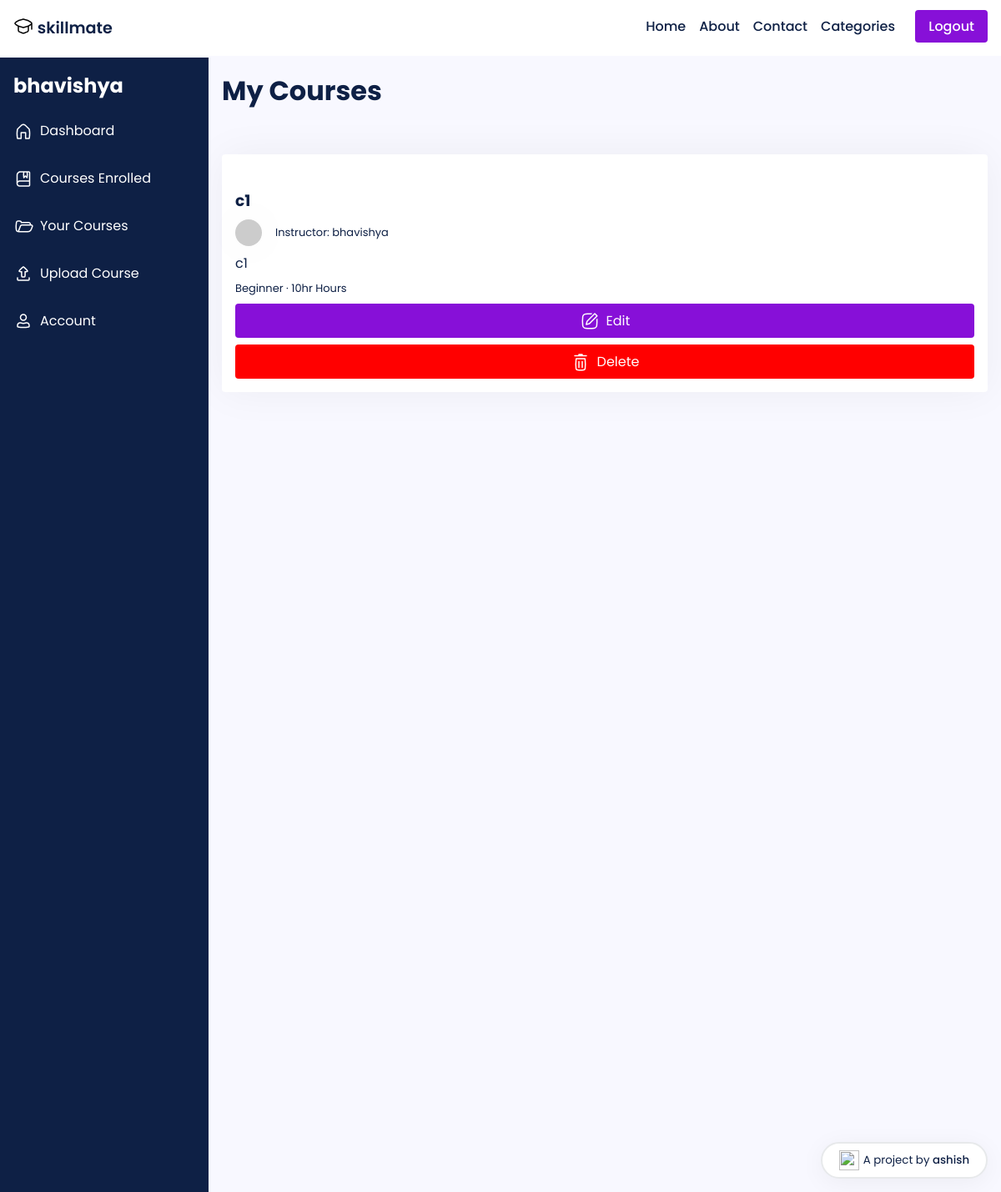
The page /dashboard/courses-uploaded/ (signed in) on the database its author committed.
### main/models.py (models this page shows, shortened)
class Course(models.Model):
    LEVEL_CHOICES = [
        ('Beginner', 'Beginner'),
        ('Intermediate', 'Intermediate'),
        ('Advanced', 'Advanced')
    ]
    id = models.AutoField(primary_key=True)
    title = models.CharField(max_length=255)
    slug = models.SlugField(unique=True)
    description = models.TextField()
    thumbnail = CloudinaryField('thumbnail')
    featured_video = CloudinaryField('featured_video')
    instructor = models.ForeignKey(User, on_delete=models.CASCADE, related_name='courses', default=None)
    created_at = models.DateTimeField(auto_now_add=True)
    updated_at = models.DateTimeField(auto_now=True)
    level = models.CharField(max_length=20, choices=LEVEL_CHOICES, default='Beginner')
    duration = models.CharField(max_length=10, default='0')
    category = models.CharField(max_length=255, default="uncategorized")
    price = models.DecimalField(max_digits=8, decimal_places=2, default=0.00)
    discount = models.DecimalField(max_digits=5, decimal_places=2, default=0.00)
    requirements = models.TextField(help_text='Enter the requirements for the course, separated by a comma.', default='')
    content = models.TextField(help_text='Enter the course content, separated by a comma.', default='')
    lesson_title = models.CharField(max_length=255, default='Lesson')
    lesson_video = CloudinaryField('lesson_video', null=True)
    students = models.ManyToManyField(User, related_name='enrolled_courses', blank=True)

### main/views.py (the view)
# urls.py: path('dashboard/courses-uploaded/', views.courses_uploaded, name='courses-uploaded'),
def courses_uploaded(request):
    courses = Course.objects.filter(instructor=request.user)
    return render(request, 'dashboard/courses-uploaded.html', {'courses': courses})

### templates/dashboard/courses-uploaded.html (shortened to what this page needs)
{% extends 'dashboard-base.html' %}
{% load static %}
{% load account %}
{% block content %}
<h1>My Courses</h1>
<div style='margin-bottom: -1rem;' class="courses">
    {% for course in courses %}
    <div class="course">
        <div class="course-thumbnail">
        </div>
        <div class="course-details">
            <a href="{% url 'course_details' instructor=course.instructor slug=course.slug %}"><h3>{{ course.title|slice:":80" }}</h3></a>
            <p style="display: inline-flex; column-gap: 1rem; justify-content: center; align-items: center;" class="instructor">
                <img class="instructor-img" src="https://api.dicebear.com/5.x/shapes/svg?seed={{ course.instructor }}">
                Instructor: {{ course.instructor }}
            </p>
            <p class="course-desc">{{ course.description|slice:":100" }}</p>
            <p class="course-lvl-time">
                {{ course.level }} &middot; {{ course.duration }} Hours
            </p>
            <a style='display: flex; column-gap: .5rem; justify-content: center; align-items: center;' href="/dashboard/{{course.slug}}/course-edit" class="btn enroll-btn">
                Edit
            </a>
            <a style='display: flex; column-gap: .5rem; justify-content: center; align-items: center; margin-top: .5rem; background-color: red' href="/dashboard/{{course.slug}}/delete" class="btn enroll-btn">
                Delete
            </a>
        </div>
    </div>
    {% endfor %}
</div>
{% endblock content %}

### templates/dashboard-base.html (shortened to what this page needs)
{% load static %}
<!DOCTYPE html>
<html lang="en">
<head>
    <link rel="stylesheet" href="{% static 'css/style.css' %}">
</head>
<body>
    <header>
        <nav style='margin-left: 1rem; margin-right: 1rem' class=''>
            <span>
                <a href='/'>
                    <div style='display: flex; justify-content: baseline; column-gap: .3rem'>
                    <span>skillmate</span>
                    </div>
                </a>
            </span>
            <ul style=''>
                <li><a href = '/'>Home</a></li>
                <li><a href = '/about'>About</a></li>
                <li><a href = '/contact'>Contact</a></li>
                <li>
                    <a style="display: flex;" class="desktop-categories-btn" href="javascript:void(0);">
                        Categories
                    </a>
                </li>
                <li>
                    {% if user.is_authenticated %}
                    <a class='btn' href='/accounts/logout/'>Logout</a>
                    {% else %}
                    <a class='btn' href='/accounts/login/'>Login</a>&nbsp
                    {% endif %}
                </li>
            </ul>
        </nav>
    </header>
    <main>
        <div class="profile-container">
          <div class="sidebar">
            <h2>{{user}}</h2>
            <ul>
              <a href="/dashboard/home">
                <li style='display: flex; column-gap: .5rem; align-items: center;'>
                    Dashboard
                </li></a>
              <a href="/dashboard/courses-enrolled">
                <li style='display: flex; column-gap: .5rem; align-items: center;'>
                    Courses Enrolled
                </li></a>
              <a href="/dashboard/courses-uploaded">
                <li style='display: flex; column-gap: .5rem; align-items: center;'>
                    Your Courses
                </li></a>
              <a href="/dashboard/upload">
                <li style='display: flex; column-gap: .5rem; align-items: center;'>
                Upload Course
                </li></a>
              <a href="/dashboard/profile">
                <li style='display: flex; column-gap: .5rem; align-items: center;'>
                    Account
                </li></a>
            </ul>
          </div>
          <div class="profile-main">
            {% block content %}{% endblock content %}
          </div>
        </div>
      </main>
    <a href='https://github.com/ashish-makes' target='_blank'><div class='ashish-credits'>
        <img class="icons" style='height: 1.5rem; width: 1.5rem; cursor: pointer;' src='{% static 'img/heart.svg' %}'>
        <span style="margin-top: .1rem;" class='text'>A project by <span class='name' style='font-weight: 500;'>ashish
    </div></a>
</body>
</html>

### static/css/style.css (style rules this page uses)
* { font-family: 'Poppins'; margin: 0; padding: 0; box-sizing: border-box; scroll-behavior: smooth; scroll-padding-top: 2rem; }
body { color: #0e2045; background: #fff; display: flex; flex-direction: column; min-height: 100vh; }
main { flex: 1; }
img { width: 100%; }
a { text-decoration: none; color: #0e2045; }
.btn { background-color: #8710d8; border-radius: 4px; padding: .5rem 1rem; border: none; color: #fff; transition: transform .2s ease-in-out; }
header { border-bottom: 2px solid #f8f8ff; }
nav { display: flex; justify-content: space-between; padding: 1.2rem 0; font-weight: 500; }
nav span { font-size: 1.2rem; font-weight: 600; }
nav ul { display: flex; column-gap: 1rem; justify-content: baseline; }
nav li { list-style: none; }
.ashish-credits { background-color: #fff; border: 2px solid #e7e9eb; font-size: smaller; padding: .5rem .5rem; width: 200px; display: flex; column-gap: .3rem; justify-content: center; border-radius: 50px; box-shadow: 0 5px 30px 0 rgba(0,0,0,.05); z-index: 9999; position: fixed; bottom: 1rem; right: 1rem; }
.courses { display: grid; grid-template-columns: repeat(auto-fit, minmax(calc(33.33% - 2rem), 1fr)); grid-gap: 2rem; padding: 2rem 0; }
.course { background-color: #fff; color: #0e2045; box-shadow: 0 0 50px rgba(0, 0, 0, 0.05); border-radius: 4px; position: relative; }
.course img { max-width: 100%; padding: 0; border-top-right-radius: 4px; border-top-left-radius: 4px; }
.course-details { padding: 1rem; }
.course-details .instructor-img { height: 2rem; width: 2rem; border-radius: 50%; box-shadow: 0 0 50px rgba(0, 0, 0, 0.05); }
.course-details .instructor, .course-details .course-lvl-time { margin: .5rem 0; font-size: small; }
.course-details .enroll-btn { display: block; width: 100%; text-align: center; }
.profile-container { display: flex; background-color: #f8f8ff; }
.sidebar { background-color: #0e2045; color: #fff; height: 170vh; min-width: 250px; box-sizing: border-box; top: 0; left: 0; z-index: 1; }
.sidebar h2 { padding: 1rem; margin: 0; font-size: 1.5rem; font-weight: bold; }
.sidebar ul { margin: 0; padding: 0; list-style: none; }
.sidebar li { margin-bottom: 1rem; padding-left: 1rem; padding-top: .5rem; padding-bottom: .5rem; color: #fff; }
.profile-main { flex: 1; padding: 1rem; box-sizing: border-box; min-height: 100vh; }
.profile-main h1 { margin: 0; font-size: 2rem; font-weight: bold; margin-bottom: 20px; }

### rows shown on the page
Course: title "c1", instructor "bhavishya", description "c1", level "Beginner", duration "10hr"

### other values the page prints
{{ user }} "bhavishya"
